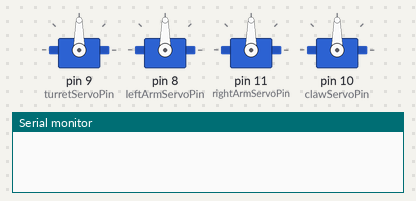
Simulated run of this sketch. Board: Arduino Uno, built with avr-gcc and run on an emulated ATmega328P. On the bench: 4 × servo, the last lines printed to the serial monitor.

Above: at 0.1 s.
At 1.1 s:
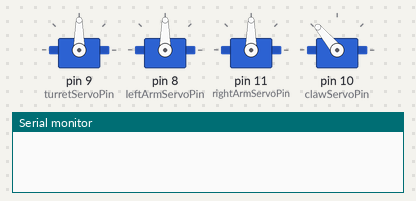
At 19.1 s:
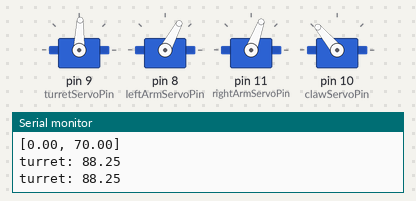
At 38.1 s:
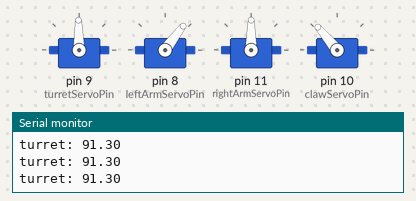
Timing chart, 0 to 40.0 s (numbered marks = the images above):
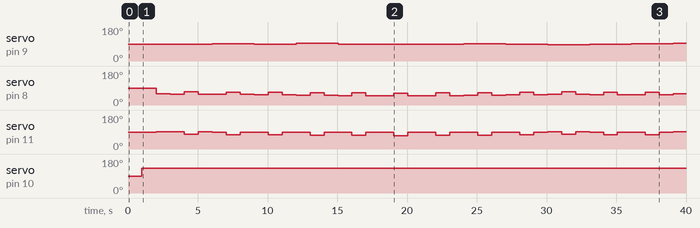

The sketch:

MeArm.ino
```cpp
//TODO: test angleA and angleB equations for accuracy -- AARON
//TOOD: implement adjustment factors for arm angle calculations -- AARON


//DONE: implement cartesian coordinate movement -- BEN
//Done: implement an interpolation function to draw smooth lines -- BEN
//DONE: create n sided polygon drawing algorithm -- BEN
//DONE: create limits on servo movement ranges -- BEN
//DONE: create a main loop controller -- BEN
//DONE: implement algorithm for calculating servo angles -- AARON
//DONE: implement method for claw to accept and release pen -- BEN


#include <Servo.h>

int turretServoPin = 9;
int leftArmServoPin = 8;
int rightArmServoPin = 11;
int clawServoPin = 10;

Servo turret;
Servo leftArm;
Servo rightArm;
Servo claw;

int iterator;  //main iterator for loop


//GLOBAL SETTINGS
float l = 80; //length of main arm
float drawHeight = 0.0; //height to draw at
int interpolationSteps = 20;  //number of subdivisions for any line
float penSize = 80; //angle required to hold pen
float clawOpenAngle = penSize + 30; //angle claw opens to to accept pen

float MINX = -50; //millimeters left of turret rotation center that canvas extends
float MAXX = 50; //millimeters right of turret rotation center that canvas extends
float MINY = 30; //millimeters forwards from turret center that canvas begins
float MAXY = 140; //millimeters forwards from turret center that canvas ends


void setup() {
  // put your setup code here, to run once:
  turret.attach(turretServoPin);
  leftArm.attach(leftArmServoPin);
  rightArm.attach(rightArmServoPin);
  claw.attach(clawServoPin);
  Serial.begin(9600);
  iterator = 1;
}

void loop() {
  if (iterator == 1)
  {
    //move to edge of table and wait to accept pen
    turret.write(90);
    claw.write(90);
    delay(1000);
    claw.write(130);
    delay(1000);
    drawNSidedPolygon(4, 0.0, 3, 10, 0, 80);
    iterator++;
  }
}

//draws an regular polygon centered on (x,y) with n sides, and radius r
void drawNSidedPolygon(int n, float drawHeight, int interpolationSteps, float r, float x, float y){
  int polygonXcoords[n];
  int polygonYcoords[n];
  //calculate all x and y coords for regular polygon of radius 1, n sides, centered at (0,0)
  for (int i = 0; i < n; i++){
    polygonXcoords[i] = (sin((float) i / n * 2.0 * 3.1415926535) * r) + x;
    polygonYcoords[i] = (cos((float) i / n * 2.0 * 3.1415926535) * r) + y;
  }

  //check for coordinates outside the drawing area
  bool validCoords = true;
  for (int i = 0; i < n; i++){
    Serial.println("Point +" + (String)i + ": (" + (String)polygonXcoords[i] + ", " + (String)polygonYcoords[i] + ")");
    if (polygonXcoords[i] > MAXX || polygonXcoords[i] < MINX){
      String errorMessage = "X coordinate at index " + (String) i + " out of range: (X = " + (String) polygonXcoords[i] + ", but X range is [" + (String) MINX + "," + (String) MAXX + "]";
      Serial.println(errorMessage);
      validCoords = false;
    }
    if (polygonYcoords[i] > MAXY || polygonYcoords[i] < MINY){
      String errorMessage = "Y coordinate at index " + (String) i + " out of range: (Y = " + (String) polygonYcoords[i] + ", but Y range is [" + (String) MINY + "," + (String) MAXY + "]";
      Serial.println(errorMessage);
      validCoords = false;
    }
  }

  //draw the lines of each side of the polygon, only if coordinates have been verified drawable
  if (validCoords){
    //move pen to above the starting position
    cartesianMoveTo(polygonXcoords[0], polygonYcoords[0], drawHeight + 20);

    //draw each line
    for (int i = 0; i < n - 1; i++){
      cartesianInterpolate(polygonXcoords[i], polygonXcoords[i+1],polygonYcoords[i], polygonYcoords[i+1], interpolationSteps);
    }
    //return to starting pos
    cartesianInterpolate(polygonXcoords[n - 1], polygonXcoords[0], polygonYcoords[0], polygonYcoords[n-1], interpolationSteps);
  }

  //lift pen
  cartesianMoveTo(polygonYcoords[0], polygonXcoords[0], drawHeight + 20);
}

//calculates the angle value for the right arm based on radius and height
int setRight(float rad, float hi) //A, determines rad? or
{
  float d = hi*hi + rad * rad;
  float acosInternal  = d / 12800.0 - 1;
  float Acos = acos(acosInternal);
  float atanInternal = hi / rad;
  float Atan = atan(atanInternal);
  float angleRad = (0.5 * Acos) - Atan;
  float angle = angleRad * 180 / 3.1415926535;
  float adjustedAngle = 135 - angle;
//  Serial.println("d=" + (String)d);
//  Serial.println("acosInteral=" + (String)acosInternal);
//  Serial.println("Acos=" + (String)Acos);
//  Serial.println("atanInternal=" + (String)atanInternal);
//  Serial.println("Atan=" + (String)Atan);
//  Serial.println("angle in Rad=" + (String)angleRad);
//  Serial.println("angle in deg=" + (String)angle);
//  Serial.println("setting right arm to expected real location: " + (String)angle);
//  Serial.println("setting right arm to servo actual location: " + (String)adjustedAngle);
  return (int)adjustedAngle;
}

//calculates the angle for the left arm based on radius and height
int setLeft(float rad, float hi) //B, determines h? or
{
  float d = hi*hi + rad * rad;
  float acosInternal  = d / 12800.0 - 1;
  float Acos = acos(acosInternal);
  float atanInternal = hi / rad;
  float Atan = atan(atanInternal);
  float angleRad = (0.5 * Acos) + Atan;
  float angle = angleRad * 180 / 3.1415926535;
  float adjustedAngle = 180 - 53 - angle;
//  Serial.println("d=" + (String)d);
//  Serial.println("acosInteral=" + (String)acosInternal);
//  Serial.println("Acos=" + (String)Acos);
//  Serial.println("atanInternal=" + (String)atanInternal);
//  Serial.println("Atan=" + (String)Atan);
//  Serial.println("angle in Rad=" + (String)angleRad);
//  Serial.println("angle in deg=" + (String)angle);
//  Serial.println("setting left arm to expected real location: " + (String)angle);
//  Serial.println("setting left arm to servo actual location: " + (String)adjustedAngle);
  return adjustedAngle;
}

//interpolates between two points defined in cartesian coordinates to create a smooth line in between
void cartesianInterpolate(float startX, float endX, float startY, float endY, float interpolationSteps){
  float progress;
  float currentX = startX;
  float currentY = startY;
  float stepX = (endX - startX) / interpolationSteps;
  float stepY = (endY - startY) / interpolationSteps;
  for(int i = 0; i < interpolationSteps; i++){
    currentX += stepX;
    currentY += stepY;
    Serial.println("[" + (String) currentX + ", " + (String) currentY + "]");
    cartesianMoveTo(currentX, currentY, drawHeight + 20);
    int wait = 0;
    while (wait < 10000){
      wait++;
    }
    wait = 0;
    cartesianMoveTo(currentX, currentY, drawHeight);
    while (wait < 10000){
      wait++;
    }
    cartesianMoveTo(currentX, currentY, drawHeight + 20);
    wait = 0;
    while (wait < 10000){
      wait++;
    }
  }
}

//moves the arm to a position specified in cartesian coordinates
void cartesianMoveTo(float x, float y, float z){
  float Theta = cartesianToPolarTheta(x, y);
  float R = cartesianToPolarR(x, y);
  turret.write(Theta);
  leftArm.write(setLeft(R, z));
  rightArm.write(setRight(R, z));
  Serial.println("turret: " + (String)Theta);
  delay(1000);
}

//calculates the position of the R value in polar coordinates based on cartesian coordinates
float cartesianToPolarR(float x, float y){
  float R = sqrt(x*x + y*y);
  return R;
}

//calculates the rotation of the turret based on cartesian coordinates
float cartesianToPolarTheta(float x, float y){
  float Theta =  atan(y/x) * 180/3.1415926535;
  //Serial.println("Atan degrees = " + (String)Theta);
  int complementTheta = (int)((180.0 - Theta) * 10000);
  //Serial.println("complement of theta * 10000 = " + (String)complementTheta);
  float modTheta = 90 + (complementTheta % 1800000) / 10000.0;
  //Serial.println("final angle for turret = " + (String)modTheta);
  return modTheta;
}
```

Measured:
- by itself, servo on pin 10 (clawServoPin): 90° → 130° at 1.0 s
- by itself, servo on pin 9 (turretServoPin): 90° → 88° at 2.0 s, → 90° 1.0 s later, → 92° 3.0 s later, → 88° 3.0 s later, … (13 changes in this stretch)
- by itself, servo on pin 8 (leftArmServoPin): 90° → 59° at 2.0 s, → 57° 1.0 s later, → 69° 1.0 s later, → 57° 1.0 s later, … (38 changes in this stretch)
